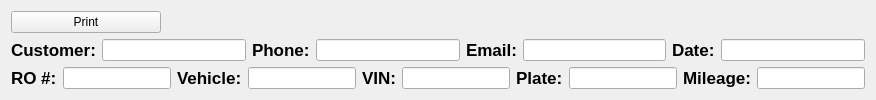
        <widget class="QFrame" name="cust_info_frame">
         <property name="frameShape">
          <enum>QFrame::NoFrame</enum>
         </property>
         <property name="frameShadow">
          <enum>QFrame::Raised</enum>
         </property>
         <layout class="QGridLayout" name="gridLayout">
          <item row="3" column="0">
           <layout class="QHBoxLayout" name="horizontalLayout_2">
            <item>
             <widget class="QLabel" name="ro_mpi_label">
              <property name="font">
               <font>
                <pointsize>13</pointsize>
                <bold>true</bold>
               </font>
              </property>
              <property name="text">
               <string>RO #:</string>
              </property>
             </widget>
            </item>
            <item>
             <widget class="QLineEdit" name="ro_mpi_line">
              <property name="alignment">
               <set>Qt::AlignCenter</set>
              </property>
             </widget>
            </item>
            <item>
             <widget class="QLabel" name="vehc_mpi_label">
              <property name="font">
               <font>
                <pointsize>13</pointsize>
                <bold>true</bold>
               </font>
              </property>
              <property name="text">
               <string>Vehicle:</string>
              </property>
             </widget>
            </item>
            <item>
             <widget class="QLineEdit" name="vehc_mpi_line">
              <property name="alignment">
               <set>Qt::AlignCenter</set>
              </property>
             </widget>
            </item>
            <item>
             <widget class="QLabel" name="vin_mpi_label">
              <property name="font">
               <font>
                <pointsize>13</pointsize>
                <bold>true</bold>
               </font>
              </property>
              <property name="text">
               <string>VIN:</string>
              </property>
             </widget>
            </item>
            <item>
             <widget class="QLineEdit" name="vin_mpi_line">
              <property name="alignment">
               <set>Qt::AlignCenter</set>
              </property>
             </widget>
            </item>
            <item>
             <widget class="QLabel" name="plate_mpi_label">
              <property name="font">
               <font>
                <pointsize>13</pointsize>
                <bold>true</bold>
               </font>
              </property>
              <property name="text">
               <string>Plate:</string>
              </property>
             </widget>
            </item>
            <item>
             <widget class="QLineEdit" name="plate_mpi_line">
              <property name="alignment">
               <set>Qt::AlignCenter</set>
              </property>
             </widget>
            </item>
            <item>
             <widget class="QLabel" name="miles_mpi_label">
              <property name="font">
               <font>
                <pointsize>13</pointsize>
                <bold>true</bold>
               </font>
              </property>
              <property name="text">
               <string>Mileage:</string>
              </property>
             </widget>
            </item>
            <item>
             <widget class="QLineEdit" name="miles_mpi_line">
              <property name="alignment">
               <set>Qt::AlignCenter</set>
              </property>
             </widget>
            </item>
           </layout>
          </item>
          <item row="2" column="0">
           <layout class="QHBoxLayout" name="horizontalLayout">
            <item>
             <widget class="QLabel" name="cust_mpi_label">
              <property name="font">
               <font>
                <pointsize>13</pointsize>
                <bold>true</bold>
               </font>
              </property>
              <property name="text">
               <string>Customer:</string>
              </property>
             </widget>
            </item>
            <item>
             <widget class="QLineEdit" name="cust_mpi_line">
              <property name="alignment">
               <set>Qt::AlignCenter</set>
              </property>
             </widget>
            </item>
            <item>
             <widget class="QLabel" name="phone_mpi_label">
              <property name="font">
               <font>
                <pointsize>13</pointsize>
                <bold>true</bold>
               </font>
              </property>
              <property name="text">
               <string>Phone:</string>
              </property>
             </widget>
            </item>
            <item>
             <widget class="QLineEdit" name="phone_mpi_line">
              <property name="alignment">
               <set>Qt::AlignCenter</set>
              </property>
             </widget>
            </item>
            <item>
             <widget class="QLabel" name="email_mpi_label">
              <property name="font">
               <font>
                <pointsize>13</pointsize>
                <bold>true</bold>
               </font>
              </property>
              <property name="text">
               <string>Email:</string>
              </property>
             </widget>
            </item>
            <item>
             <widget class="QLineEdit" name="email_mpi_line">
              <property name="alignment">
               <set>Qt::AlignCenter</set>
              </property>
             </widget>
            </item>
            <item>
             <widget class="QLabel" name="date_mpi_label">
              <property name="font">
               <font>
                <pointsize>13</pointsize>
                <bold>true</bold>
               </font>
              </property>
              <property name="text">
               <string>Date:</string>
              </property>
             </widget>
            </item>
            <item>
             <widget class="QLineEdit" name="date_mpi_line">
              <property name="alignment">
               <set>Qt::AlignCenter</set>
              </property>
             </widget>
            </item>
           </layout>
          </item>
          <item row="1" column="0">
           <widget class="QPushButton" name="print_mpi_button">
            <property name="minimumSize">
             <size>
              <width>0</width>
              <height>0</height>
             </size>
            </property>
            <property name="maximumSize">
             <size>
              <width>150</width>
              <height>16777215</height>
             </size>
            </property>
            <property name="text">
             <string>Print</string>
            </property>
            <property name="icon">
             <iconset resource="openauto_resources.qrc">
              <normaloff>:/resources/icons3/24x24/cil-print.png</normaloff>:/resources/icons3/24x24/cil-print.png</iconset>
            </property>
            <property name="iconSize">
             <size>
              <width>30</width>
              <height>30</height>
             </size>
            </property>
           </widget>
          </item>
         </layout>
        </widget>
